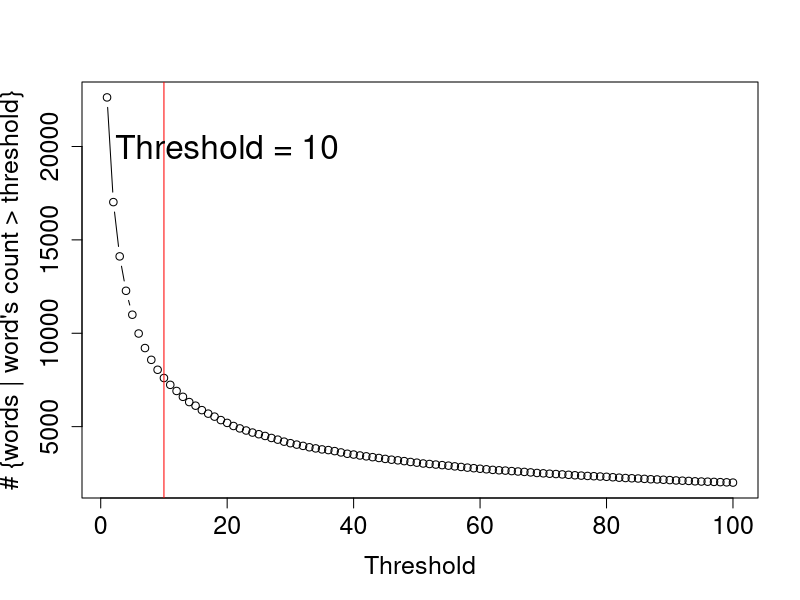

Write R code to recreate this figure.
dat = read.csv('word_count_value.csv')
a = sort(unique(table(dat$X0)),decreasing = FALSE)

count = NULL
for (i in seq(1,100,by=1)){
  count=c(count,sum(dat$X0>i))
}
plot(seq(1,100,by=1),count,type='b',cex.axis = 1.5, cex.lab = 1.5,xlab = "Threshold",ylab = "# {words | word's count > threshold}")
abline(v = 10,col="red")
text(cex = 2,20,20000,"Threshold = 10")
